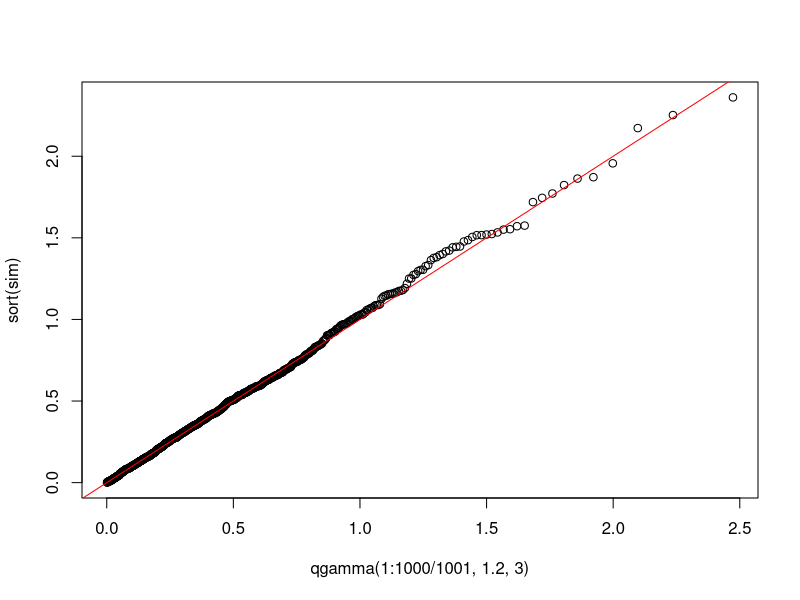

The R source for this figure:
## ---- chunk 1
knitr::opts_chunk$set(echo = TRUE)
## ---- chunk 2
# Load the dataset
(d = 1+2)
## ---- chunk 3
# Load the dataset
library(MASS)
data(quine)

r = 1.5
k_hat = mean(quine[,'Days'])

#MLE
(p_hat_mle = k_hat/(r+k_hat))
## ---- chunk 4
alpha = 0.5+sum(quine[,'Days'])
beta = 0.5+1.5*length(quine[,'Days'])
## ---- chunk 5

simulation<- function(c,d) {
  x = rnorm(1)
  y = runif(1,0,dnorm(x))
  while (x < -(1/c)||y > f(x,c,d)) {
    x = rnorm(1)
    y = runif(1,0,dnorm(x))
  }
  return(x)
}

f <- function(x,c,d){
  return(exp(g(x,c,d)))
}

g <- function(x,c,d){
  return(d*log((1+c*x)^3) - d*(1+c*x)^3+d)
}



mygamma = function(n,alpha,lambda){
  d = alpha -1/3
  c = 1/sqrt(9*d)
  
  result = rep(0,n)
  for(i in 1:n) {
    result[i] = ((d * (1 + c*simulation(c,d))^3) / lambda)
  }
  return(result)
}


set.seed(666)
sim = mygamma(1000,1.2,3)
plot(qgamma(1:1000/1001,1.2,3),sort(sim))
abline(0,1,col="red")
